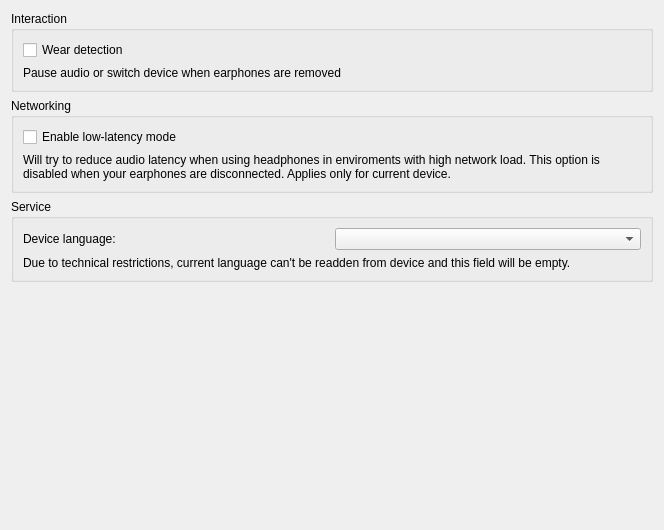
<?xml version="1.0" encoding="UTF-8"?>
<ui version="4.0">
 <class>OfbQtDeviceOtherSettingsModule</class>
 <widget class="QWidget" name="OfbQtDeviceOtherSettingsModule">
  <property name="geometry">
   <rect>
    <x>0</x>
    <y>0</y>
    <width>664</width>
    <height>530</height>
   </rect>
  </property>
  <property name="windowTitle">
   <string notr="true">Other settings</string>
  </property>
  <layout class="QVBoxLayout" name="verticalLayout">
   <item>
    <widget class="QGroupBox" name="auto_pause_root">
     <property name="title">
      <string>Interaction</string>
     </property>
     <layout class="QVBoxLayout" name="verticalLayout_2">
      <item>
       <widget class="QCheckBox" name="auto_pause_toggle">
        <property name="text">
         <string>Wear detection</string>
        </property>
        <property name="iconSize">
         <size>
          <width>16</width>
          <height>32</height>
         </size>
        </property>
       </widget>
      </item>
      <item>
       <widget class="QLabel" name="label">
        <property name="text">
         <string>Pause audio or switch device when earphones are removed</string>
        </property>
        <property name="wordWrap">
         <bool>true</bool>
        </property>
       </widget>
      </item>
     </layout>
    </widget>
   </item>
   <item>
    <widget class="QGroupBox" name="low_latency_root">
     <property name="title">
      <string>Networking</string>
     </property>
     <layout class="QVBoxLayout" name="verticalLayout_3">
      <item>
       <widget class="QCheckBox" name="low_latency_toggle">
        <property name="text">
         <string>Enable low-latency mode</string>
        </property>
       </widget>
      </item>
      <item>
       <widget class="QLabel" name="label_3">
        <property name="text">
         <string>Will try to reduce audio latency when using headphones in enviroments with high network load. This option is disabled when your earphones are disconnected. Applies only for current device.</string>
        </property>
        <property name="wordWrap">
         <bool>true</bool>
        </property>
       </widget>
      </item>
     </layout>
    </widget>
   </item>
   <item>
    <widget class="QGroupBox" name="service_language_root">
     <property name="title">
      <string>Service</string>
     </property>
     <layout class="QGridLayout" name="gridLayout">
      <item row="0" column="0">
       <widget class="QLabel" name="label_2">
        <property name="text">
         <string>Device language:</string>
        </property>
       </widget>
      </item>
      <item row="0" column="1">
       <widget class="QComboBox" name="service_language_box"/>
      </item>
      <item row="1" column="0" colspan="2">
       <widget class="QLabel" name="label_4">
        <property name="text">
         <string>Due to technical restrictions, current language can't be readden from device and this field will be empty.</string>
        </property>
        <property name="wordWrap">
         <bool>true</bool>
        </property>
       </widget>
      </item>
     </layout>
    </widget>
   </item>
   <item>
    <spacer name="verticalSpacer">
     <property name="orientation">
      <enum>Qt::Vertical</enum>
     </property>
     <property name="sizeHint" stdset="0">
      <size>
       <width>20</width>
       <height>40</height>
      </size>
     </property>
    </spacer>
   </item>
  </layout>
 </widget>
 <resources/>
 <connections>
  <connection>
   <sender>service_language_box</sender>
   <signal>currentIndexChanged(int)</signal>
   <receiver>OfbQtDeviceOtherSettingsModule</receiver>
   <slot>on_language_select(int)</slot>
   <hints>
    <hint type="sourcelabel">
     <x>488</x>
     <y>149</y>
    </hint>
    <hint type="destinationlabel">
     <x>331</x>
     <y>264</y>
    </hint>
   </hints>
  </connection>
  <connection>
   <sender>auto_pause_toggle</sender>
   <signal>toggled(bool)</signal>
   <receiver>OfbQtDeviceOtherSettingsModule</receiver>
   <slot>on_auto_pause_toggle(bool)</slot>
   <hints>
    <hint type="sourcelabel">
     <x>331</x>
     <y>52</y>
    </hint>
    <hint type="destinationlabel">
     <x>331</x>
     <y>264</y>
    </hint>
   </hints>
  </connection>
  <connection>
   <sender>low_latency_toggle</sender>
   <signal>toggled(bool)</signal>
   <receiver>OfbQtDeviceOtherSettingsModule</receiver>
   <slot>on_low_latency_toggle(bool)</slot>
   <hints>
    <hint type="sourcelabel">
     <x>331</x>
     <y>148</y>
    </hint>
    <hint type="destinationlabel">
     <x>331</x>
     <y>264</y>
    </hint>
   </hints>
  </connection>
 </connections>
 <slots>
  <slot>on_auto_pause_toggle(bool)</slot>
  <slot>on_language_select(int)</slot>
  <slot>on_low_latency_toggle(bool)</slot>
 </slots>
</ui>
